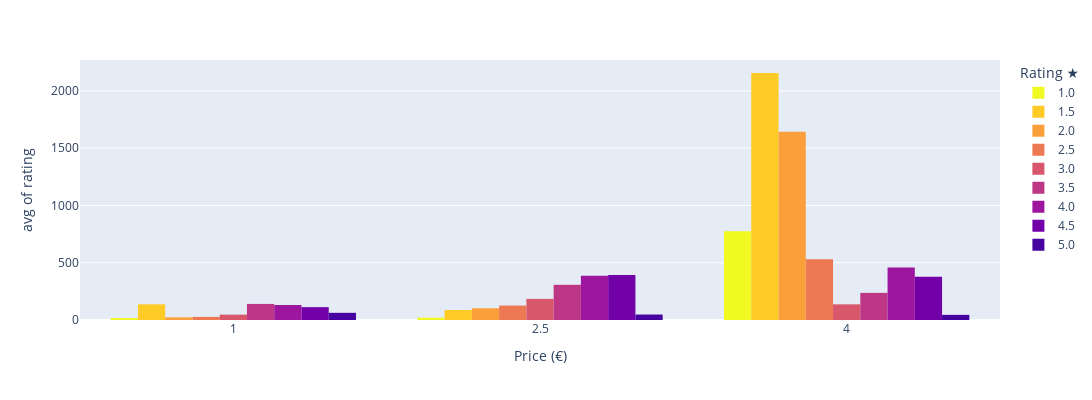

The cell this chart's notebook holds for it:
### Code cell
fig = px.histogram(
    ordered_ratings.sort_values("price", ascending=True),
    x = ordered_ratings.price,
    y = ordered_ratings.total_reviews,
    color=ordered_ratings.rating, 
    width=1200, 
    height=400,
    barmode='group',
    color_discrete_sequence = px.colors.sequential.Plasma_r,
    histfunc='avg',
    labels=dict(x="Price (&#8364;)", y="rating", color="Rating &#9733;"))
fig.update_xaxes(type='category')
fig.show()

# nei ristoranti più economici si recensisce quando si è generalmente più scontenti
# nei ristoranti di fascia media si recensisce maggiormente quando si è soddisfatti
# nei ristoranti costosi si scrive molto di più quando si è fortemente insoddisfatti

### Figure 1 — Plotly figure (JSON) as saved in the notebook; plotly's stock layout.template omitted (floating-point values rounded to 4 significant figures)
{"data": [{"alignmentgroup": "True", "bingroup": "x", "histfunc": "avg", "hovertemplate": "Rating &#9733;=1.0<br>Price (&#8364;)=%{x}<br>avg of rating=%{y}<extra></extra>", "legendgroup": "1.0", "marker": {"color": "#f0f921", "pattern": {"shape": ""}}, "name": "1.0", "offsetgroup": "1.0", "orientation": "v", "showlegend": true, "type": "histogram", "x": [1, 2.5, 4], "xaxis": "x", "y": [16.7, 19.96, 775.3], "yaxis": "y"}, {"alignmentgroup": "True", "bingroup": "x", "histfunc": "avg", "hovertemplate": "Rating &#9733;=1.5<br>Price (&#8364;)=%{x}<br>avg of rating=%{y}<extra></extra>", "legendgroup": "1.5", "marker": {"color": "#fdca26", "pattern": {"shape": ""}}, "name": "1.5", "offsetgroup": "1.5", "orientation": "v", "showlegend": true, "type": "histogram", "x": [1, 2.5, 4], "xaxis": "x", "y": [136.9, 87.2, 2156], "yaxis": "y"}, {"alignmentgroup": "True", "bingroup": "x", "histfunc": "avg", "hovertemplate": "Rating &#9733;=2.0<br>Price (&#8364;)=%{x}<br>avg of rating=%{y}<extra></extra>", "legendgroup": "2.0", "marker": {"color": "#fb9f3a", "pattern": {"shape": ""}}, "name": "2.0", "offsetgroup": "2.0", "orientation": "v", "showlegend": true, "type": "histogram", "x": [1, 2.5, 4], "xaxis": "x", "y": [23.08, 102.6, 1644], "yaxis": "y"}, {"alignmentgroup": "True", "bingroup": "x", "histfunc": "avg", "hovertemplate": "Rating &#9733;=2.5<br>Price (&#8364;)=%{x}<br>avg of rating=%{y}<extra></extra>", "legendgroup": "2.5", "marker": {"color": "#ed7953", "pattern": {"shape": ""}}, "name": "2.5", "offsetgroup": "2.5", "orientation": "v", "showlegend": true, "type": "histogram", "x": [1, 2.5, 4], "xaxis": "x", "y": [26.97, 125.9, 530.8], "yaxis": "y"}, {"alignmentgroup": "True", "bingroup": "x", "histfunc": "avg", "hovertemplate": "Rating &#9733;=3.0<br>Price (&#8364;)=%{x}<br>avg of rating=%{y}<extra></extra>", "legendgroup": "3.0", "marker": {"color": "#d8576b", "pattern": {"shape": ""}}, "name": "3.0", "offsetgroup": "3.0", "orientation": "v", "showlegend": true, "type": "histogram", "x": [1, 2.5, 4], "xaxis": "x", "y": [46.99, 184.6, 136.6], "yaxis": "y"}, {"alignmentgroup": "True", "bingroup": "x", "histfunc": "avg", "hovertemplate": "Rating &#9733;=3.5<br>Price (&#8364;)=%{x}<br>avg of rating=%{y}<extra></extra>", "legendgroup": "3.5", "marker": {"color": "#bd3786", "pattern": {"shape": ""}}, "name": "3.5", "offsetgroup": "3.5", "orientation": "v", "showlegend": true, "type": "histogram", "x": [1, 2.5, 4], "xaxis": "x", "y": [140.2, 307.2, 236.9], "yaxis": "y"}, {"alignmentgroup": "True", "bingroup": "x", "histfunc": "avg", "hovertemplate": "Rating &#9733;=4.0<br>Price (&#8364;)=%{x}<br>avg of rating=%{y}<extra></extra>", "legendgroup": "4.0", "marker": {"color": "#9c179e", "pattern": {"shape": ""}}, "name": "4.0", "offsetgroup": "4.0", "orientation": "v", "showlegend": true, "type": "histogram", "x": [1, 2.5, 4], "xaxis": "x", "y": [131.1, 385.7, 458.1], "yaxis": "y"}, {"alignmentgroup": "True", "bingroup": "x", "histfunc": "avg", "hovertemplate": "Rating &#9733;=4.5<br>Price (&#8364;)=%{x}<br>avg of rating=%{y}<extra></extra>", "legendgroup": "4.5", "marker": {"color": "#7201a8", "pattern": {"shape": ""}}, "name": "4.5", "offsetgroup": "4.5", "orientation": "v", "showlegend": true, "type": "histogram", "x": [1, 2.5, 4], "xaxis": "x", "y": [112.0, 392.8, 377.8], "yaxis": "y"}, {"alignmentgroup": "True", "bingroup": "x", "histfunc": "avg", "hovertemplate": "Rating &#9733;=5.0<br>Price (&#8364;)=%{x}<br>avg of rating=%{y}<extra></extra>", "legendgroup": "5.0", "marker": {"color": "#46039f", "pattern": {"shape": ""}}, "name": "5.0", "offsetgroup": "5.0", "orientation": "v", "showlegend": true, "type": "histogram", "x": [1, 2.5, 4], "xaxis": "x", "y": [62.7, 47.77, 44.83], "yaxis": "y"}], "layout": {"barmode": "group", "height": 400, "legend": {"title": {"text": "Rating &#9733;"}, "tracegroupgap": 0}, "margin": {"t": 60}, "width": 1200, "xaxis": {"anchor": "y", "domain": [0, 1], "title": {"text": "Price (&#8364;)"}, "type": "category"}, "yaxis": {"anchor": "x", "domain": [0, 1], "title": {"text": "avg of rating"}}}}
